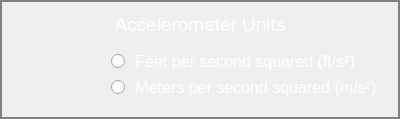
                        <widget class="QFrame" name="accelerometer_units">
                         <property name="styleSheet">
                          <string notr="true">border:2px solid gray;
border-top-left-radius: 0px;
border-top-right-radius: 0px;
border-bottom-left-radius: 0px;
border-bottom-right-radius: 0px;</string>
                         </property>
                         <property name="frameShape">
                          <enum>QFrame::StyledPanel</enum>
                         </property>
                         <property name="frameShadow">
                          <enum>QFrame::Raised</enum>
                         </property>
                         <layout class="QVBoxLayout" name="verticalLayout_45" stretch="0,1">
                          <item>
                           <widget class="QLabel" name="label_25">
                            <property name="font">
                             <font>
                              <pointsize>14</pointsize>
                             </font>
                            </property>
                            <property name="styleSheet">
                             <string notr="true">border:0px;color:white;</string>
                            </property>
                            <property name="text">
                             <string>Accelerometer Units</string>
                            </property>
                            <property name="alignment">
                             <set>Qt::AlignCenter</set>
                            </property>
                           </widget>
                          </item>
                          <item>
                           <widget class="QFrame" name="frame_53">
                            <property name="styleSheet">
                             <string notr="true">color:white;
border:0px;</string>
                            </property>
                            <property name="frameShape">
                             <enum>QFrame::StyledPanel</enum>
                            </property>
                            <property name="frameShadow">
                             <enum>QFrame::Raised</enum>
                            </property>
                            <layout class="QVBoxLayout" name="verticalLayout_40">
                             <property name="leftMargin">
                              <number>98</number>
                             </property>
                             <item>
                              <widget class="QRadioButton" name="acc_fps">
                               <property name="font">
                                <font>
                                 <pointsize>12</pointsize>
                                </font>
                               </property>
                               <property name="text">
                                <string> Feet per second squared (ft/s²)</string>
                               </property>
                              </widget>
                             </item>
                             <item>
                              <widget class="QRadioButton" name="acc_mps">
                               <property name="font">
                                <font>
                                 <pointsize>12</pointsize>
                                </font>
                               </property>
                               <property name="text">
                                <string> Meters per second squared (m/s²)</string>
                               </property>
                              </widget>
                             </item>
                            </layout>
                           </widget>
                          </item>
                         </layout>
                        </widget>
